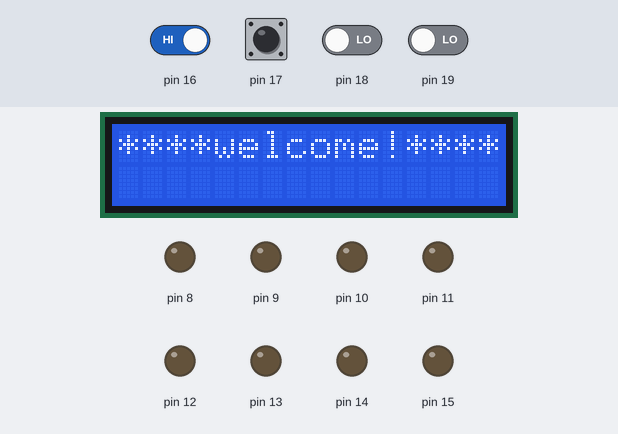
The sketch below on a simulated Arduino Uno, built with avr-gcc and run on an emulated ATmega328P. Parts: 16×2 character LCD, output pins drawn as LEDs (lit = HIGH). Dashed ring = blinking. Inputs (shaded band) come from the test bench; at power-on: pin 16, pin 17 HIGH, pin 18, pin 19 LOW.

Above: at 0.1 s.
2.3 s: pin 18 driven HIGH
At 2.5 s:
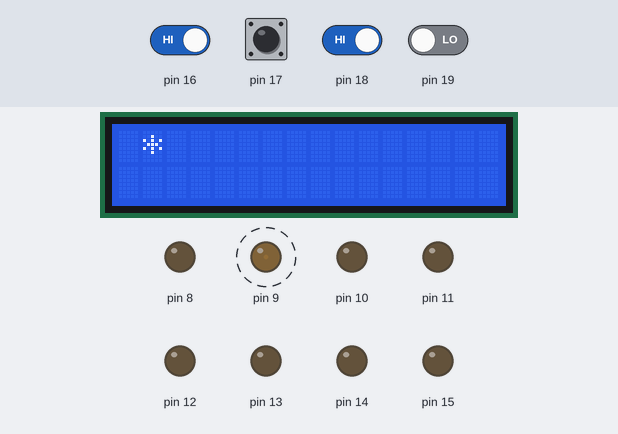
5.3 s: pin 16 driven LOW
At 6.5 s:
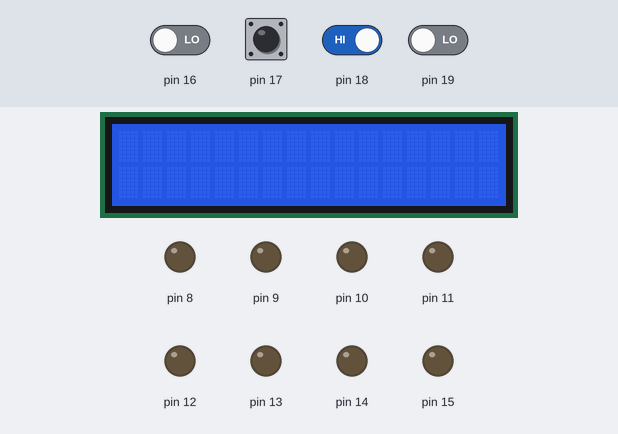
7.0 s: pin 19 driven HIGH
At 7.2 s:
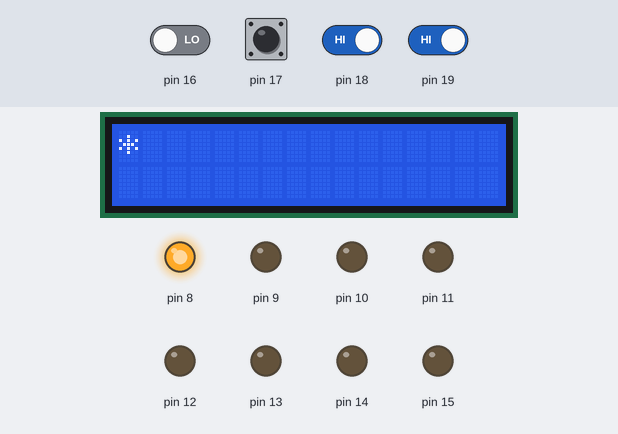
10.0 s: pin 19 driven LOW
At 10.01 s:
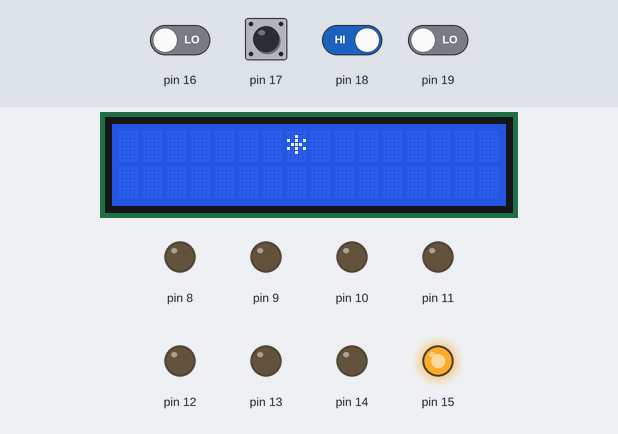
11.7 s: pin 16 driven HIGH
At 12.3 s:
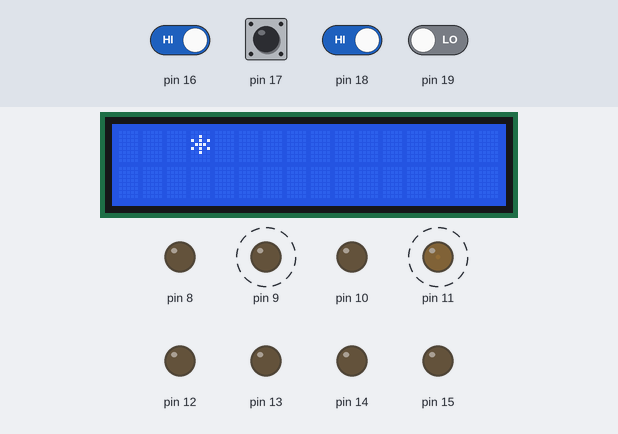
Timing chart, 0 to 15.7 s (numbered marks = the images above; inputs shaded):
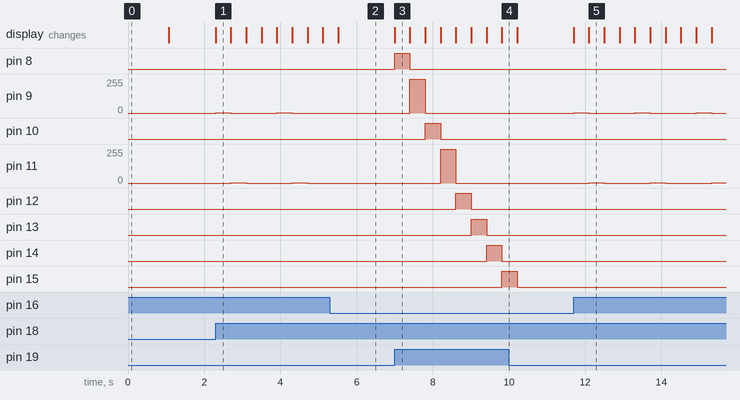

The sketch:

lcd_patern_code_with_button.ino
```cpp
#include<LiquidCrystal.h>
LiquidCrystal lcd(7,6,5,4,3,2);
int i;

void march()
{
x:
  while(digitalRead(17)==1 && digitalRead(18)==1 && digitalRead(19)==1)
    for(i=8;i<16;i++)
    {
     digitalWrite(i,1);
     lcd.setCursor(i-8,0);
     lcd.print("*");
     delay(400);
     digitalWrite(i,0);
     lcd.clear();
     if(digitalRead(17)==0 || digitalRead(18)==0 || digitalRead(19)==0)
     goto x;
    }
}
void march2()
{
 x:
  while(digitalRead(16)==1 && digitalRead(18)==1 && digitalRead(19)==1)
    for(i=15;i>7;i--)
    {
     digitalWrite(i,1);
     lcd.setCursor(i-8,0);
     lcd.print("*");
     delay(400);
     digitalWrite(i,0);
     lcd.clear();
     if(digitalRead(16)==0 || digitalRead(18)==0 || digitalRead(19)==0)
     goto x;
    }
}
void even()
{
x:
  while(digitalRead(16)==1 && digitalRead(17)==1 && digitalRead(19)==1)
    for(i=8;i<16;i=i+2)
    {
     digitalWrite(i,1);
     lcd.setCursor(i-8,0);
     lcd.print("*");
     delay(400);
     digitalWrite(i,0);
     lcd.clear();
     if(digitalRead(16)==0 || digitalRead(17)==0 || digitalRead(19)==0)
     goto x;
    }
}
void odd()
{
x:
  while(digitalRead(16)==1 && digitalRead(17)==1 && digitalRead(18)==1)
    for(i=9;i<16;i=i+2)
    {
     analogWrite(i,1);
     lcd.setCursor(i-8,0);
     lcd.print("*");
     delay(400);
     digitalWrite(i,0);
     lcd.clear();
     if(digitalRead(16)==0 || digitalRead(17)==0 || digitalRead(18)==0)
     goto x;
    }
}
void setup()
{
  pinMode(16,INPUT);
  pinMode(17,INPUT);
  pinMode(18,INPUT);
  pinMode(19,INPUT);
  lcd.begin(16,2);
  lcd.setCursor(0,0);
  lcd.print("****welcome!****");
  delay(1000);
  lcd.clear();
 for (i=8;i<16;i++)
  {
    pinMode(i,OUTPUT);
  }
}
void loop()
{
  if(digitalRead(16)==0)
   march();
  if(digitalRead(17)==0)
   march2();
  if(digitalRead(18)==0)
   even();
  if(digitalRead(19)==0)
   odd();

}
```

Measured:
- after the input at 2.3 s, pin 9: alternates 1/255 for 0.40 s and 0/255 for 1.2 s, starting at once; pin 11: alternates 1/255 for 0.40 s and 0/255 for 1.2 s, starting after 0.40 s; the display: changes at once (image 1)
- after the input at 5.3 s, pin 9: stays 0/255 (without the input it goes to 1/255 after 0.22 s); pin 11: stays 0/255 (without the input it goes to 1/255 after 0.62 s); the display: changes after 0.22 s (image 2)
- after the input at 7.0 s, pin 8: LOW → HIGH at once, → LOW 0.40 s later; pin 9: 0/255 → 255/255 after 0.40 s, → 0/255 0.40 s later; pin 10: LOW → HIGH after 0.81 s, → LOW 0.40 s later; pin 11: 0/255 → 255/255 after 1.2 s, → 0/255 0.40 s later; pin 12: LOW → HIGH after 1.6 s, → LOW 0.40 s later; the display: changes at once (image 3)
- after the input at 10.0 s, pin 8: stays LOW (without the input it goes to HIGH after 0.22 s); pin 9: stays 0/255 (without the input it goes to 255/255 after 0.62 s); pin 10: stays LOW (without the input it goes to HIGH after 1.0 s); pin 11: stays 0/255 (without the input it goes to 255/255 after 1.4 s)
- after the input at 11.7 s, pin 9: alternates 1/255 for 0.40 s and 0/255 for 1.2 s, starting at once; pin 11: alternates 1/255 for 0.40 s and 0/255 for 1.2 s, starting after 0.40 s; the display: first changes at once (image 5 shows a later state)
- what the display in image 1 shows lasts 0.4 s, from 2.3 s to 2.7 s
